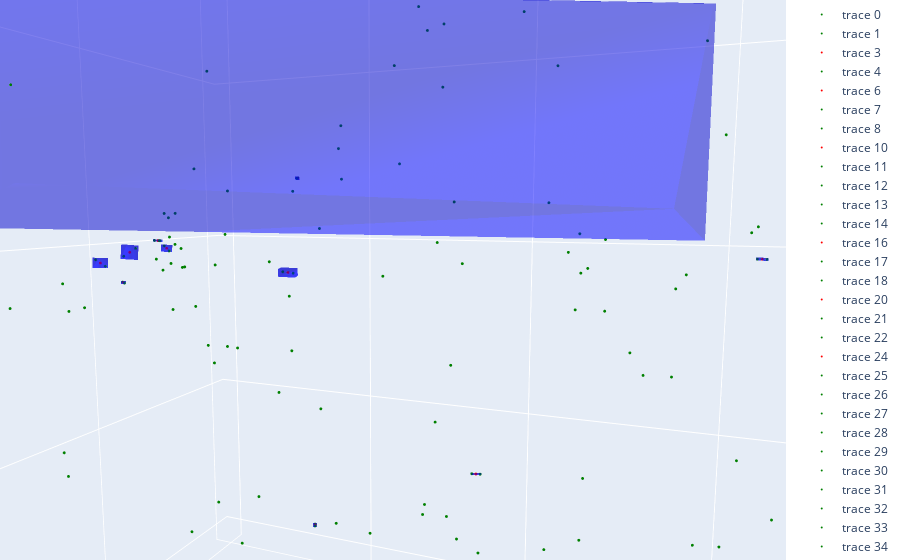

Notebook code cell kept with this figure:
### Code cell
plot_clusters(clusterer.clusters)
